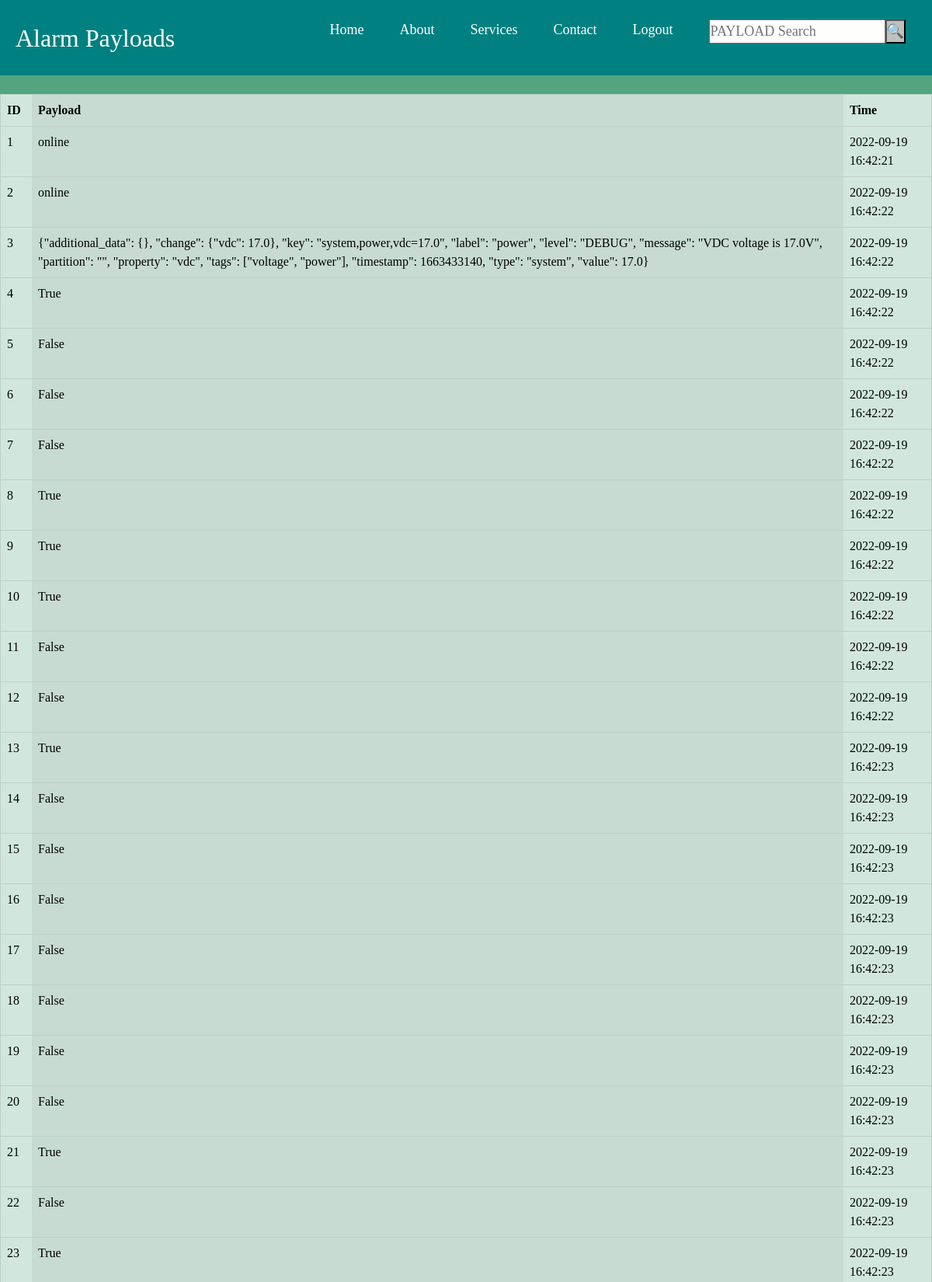
Screenshot of /payload (upper part) with the database file from the repository.
### tables this page shows
CREATE TABLE raspberry_data (
        id INTEGER PRIMARY KEY AUTOINCREMENT,
        topic TEXT NOT NULL,
        payload TEXT NOT NULL,
        time DATETIME DEFAULT CURRENT_TIMESTAMP
    );

### app.py (the view)
@app.route("/payload")
def payload():
    con = sqlite3.connect("mqtt.db")
    con.row_factory = row_to_dict
    cur = con.cursor()
    cur.execute("SELECT id, payload, time FROM raspberry_data")
    rows = cur.fetchall()
    return render_template("payload.html", rows = rows)

### app.py (called while the page is built)
def row_to_dict(cursor: sqlite3.Cursor, row: sqlite3.Row) -> dict:
    data = {}
    for idx, col in enumerate(cursor.description):
        data[col[0]] = row[idx]
    return data

### templates/payload.html (shortened to what this page needs)
<!DOCTYPE html>
<html>
<head>
    <link href="https://cdn.jsdelivr.net/npm/bootstrap@5.2.1/dist/css/bootstrap.min.css" rel="stylesheet">
</head>
<body class="bg-success text-white bg-opacity-75">
    <nav class="navbar">
        <div class="logo">Alarm Payloads</div>
        <ul class="nav-links">
          <div class="menu">
            <li><a href="/view">Home</a></li>
            <li><a href="#">About</a></li>
            <li class="services">
              <a href="#">Services</a>
            </li>
            <li><a href="/contact">Contact</a></li>
            <li role="presentation" class="active"><a href="/logout">Logout</a>
            <li><input type="text" id="input" placeholder="PAYLOAD Search"><button id="button" onclick="search()">🔍</button></li>
          </div>
        </ul>
      </nav>
<br>
<table class="table table-success table-striped-columns" style="background-color: rgb(209, 209, 209);" border="">
    <thead border="2">
        <th>ID</th>
        <th>Payload</th>
        <th>Time</th>
    </thead>
    {% for row in rows %}
        <tr>
            <td>{{row["id"]}}</td>
            <td>{{row["payload"]}}</td>
            <td>{{row["time"]}}</td>
        </tr>
    {% endfor %}
</table>
<br><br>
<br><br>
</body>
</html>

### templates/payload.html (style rules this page uses)
.navbar { display: flex; align-items: center; justify-content: space-between; padding: 20px; background-color: teal; color: #fff; }
.nav-links a { color: #fff; }
.logo { font-size: 32px; }
.menu { display: flex; gap: 1em; font-size: 18px; }
.menu li { padding: 5px 14px; }
.services { position: relative; }
* { margin: 0; padding: 0; box-sizing: border-box; }
body { font-family: cursive; }
a { text-decoration: none; }
li { list-style: none; }
button { background-color:silver; }

### rows the page displays
raspberry_data: id "1", payload "online", time "2022-09-19 16:42:21"
raspberry_data: id "2", payload "online", time "2022-09-19 16:42:22"
raspberry_data: id "3", payload "{\"additional_data\": {}, \"change\": {\"vdc\": 17.0}, \"key\": \"system,power,vdc=17.0\", \"label\": \"power\", \"level\": \"DEBUG\", \"message\": \"VDC voltage is 17.0V\", \"partition\": \"\", \"property\": \"vdc\", \"tags\": [\"voltage\", \"power\"], \"timestamp\": 1663433140, \"type\": \"system\", \"value\": 17.0}", time "2022-09-19 16:42:22"
raspberry_data: id "4", payload "True", time "2022-09-19 16:42:22"
raspberry_data: id "5", payload "False", time "2022-09-19 16:42:22"
raspberry_data: id "6", payload "False", time "2022-09-19 16:42:22"
raspberry_data: id "7", payload "False", time "2022-09-19 16:42:22"
raspberry_data: id "8", payload "True", time "2022-09-19 16:42:22"
raspberry_data: id "9", payload "True", time "2022-09-19 16:42:22"
raspberry_data: id "10", payload "True", time "2022-09-19 16:42:22"
raspberry_data: id "11", payload "False", time "2022-09-19 16:42:22"
raspberry_data: id "12", payload "False", time "2022-09-19 16:42:22"
raspberry_data: id "13", payload "True", time "2022-09-19 16:42:23"
raspberry_data: id "14", payload "False", time "2022-09-19 16:42:23"
raspberry_data: id "15", payload "False", time "2022-09-19 16:42:23"
raspberry_data: id "16", payload "False", time "2022-09-19 16:42:23"
raspberry_data: id "17", payload "False", time "2022-09-19 16:42:23"
raspberry_data: id "18", payload "False", time "2022-09-19 16:42:23"
raspberry_data: id "19", payload "False", time "2022-09-19 16:42:23"
raspberry_data: id "20", payload "False", time "2022-09-19 16:42:23"
raspberry_data: id "21", payload "True", time "2022-09-19 16:42:23"
raspberry_data: id "22", payload "False", time "2022-09-19 16:42:23"
raspberry_data: id "23", payload "True", time "2022-09-19 16:42:23"
